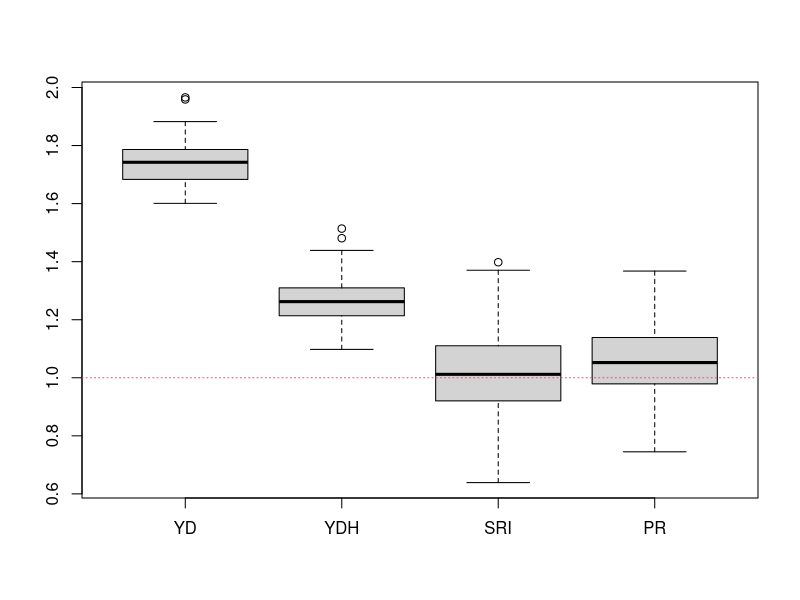

Source code (R):
# Demo: Non-separable logistic regression
# LK 03/2023

set.seed(-42)

# FUNs --------------------------------------------------------------------

gen_dat <- function(n = 3e3, parmD = 0, parmY = c(-0.5, 1)) {
  H <- rt(n, df = 5)
  E <- sample(c(-1, 1), n, TRUE)
  ND <- rlogis(n)
  NY <- rlogis(n)
  gD <- H + ND
  gY <- H + NY
  g2u <- \(g) ecdf(g)
  UD <- g2u(gD)(gD)
  UY <- g2u(gY)(gY)
  D <- as.numeric(plogis(parmD + E) >= UD)
  Y <- as.numeric(plogis(parmY[1] + D * parmY[2]) >= UY)
  data.frame(Y = Y, D = D, E = E, H = H)
}

res <- replicate(1e2, {
  d <- gen_dat()
  d$R <- residuals(m0 <- glm(D ~ E, data = d, family = "binomial"), type = "response")
  d$PR <- fitted(m0)
  c(
    YD = unname(coef(glm(Y ~ D, data = d, family = "binomial"))["D"]),
    YDH = unname(coef(glm(Y ~ D + H, data = d, family = "binomial"))["D"]),
    SRI = unname(coef(glm(Y ~ D + R, data = d, family = "binomial"))["D"]),
    PR = unname(coef(glm(Y ~ PR, data = d, family = "binomial"))["PR"])
  )
})

boxplot(t(res))
abline(h = 1, col = 2, lty = 3)

if (FALSE) {
  set.seed(12)
  d <- gen_dat()
  m <- glm(Y ~ D, data = d, family = "binomial")
  d$R <- residuals(m0 <- glm(D ~ E, data = d, family = "binomial"))
  d$RR <- residuals(m, type = "response")
  cf <- coef(glm(Y ~ I(R - D), data = d, family = "binomial"))
  d$mR <- with(d, Y - plogis(cf[1] + D * cf[2]))
  with(d, t(RR) %*% E %*% solve(t(E) %*% E) %*% t(E) %*% RR)
  with(d, t(mR) %*% E %*% solve(t(E) %*% E) %*% t(E) %*% mR)

  coin::independence_test(R ~ E, data = d)
  coin::independence_test(RR ~ E, data = d)
  coin::independence_test(mR ~ E, data = d)

  # TARGET ATE
  plogis(0.5) - plogis(-0.5)
  mean(d$Y[d$R > 0]) - mean(d$Y[d$R < 0])

  hist(replicate(1e2, {
    d <- gen_dat()
    d$R <- residuals(m0 <- glm(D ~ E, data = d, family = "binomial"))
    mean(d$Y[d$R > 0]) - mean(d$Y[d$R < 0])
  }), main = "", xlab = "")
}
